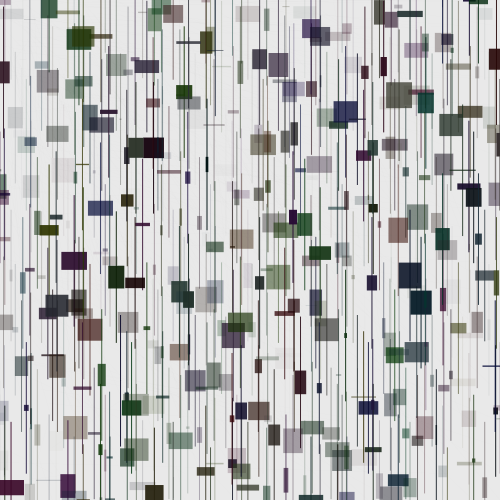
Frame 1 (no input)
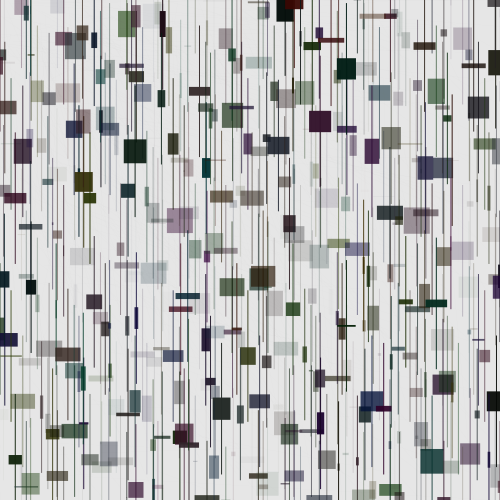
Frame 60 (the mouse pressed at the canvas centre just before this capture)
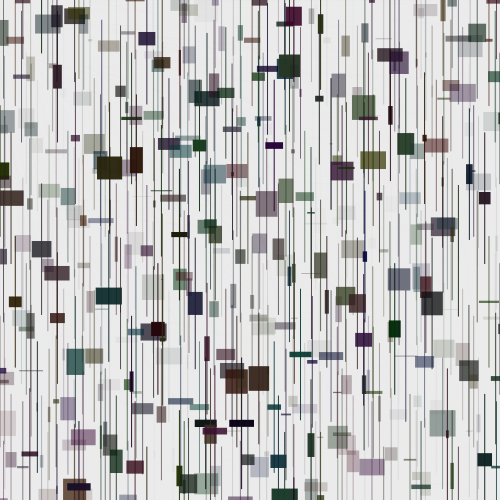
Frame 120 (the mouse held since frame 60 and released just before this capture)

The Processing sketch that drew these frames (run headless with seeded random() and noise(); from frame 60 on, the mouse is pressed at the canvas centre):

// Processing sketch: processing_151146
// ── processing_151146.pde

/*
 * Creative Coding
 * Week 2, 05 - Moving Patterns 1
 * by Indae Hwang and Jon McCormack
 * Copyright (c) 2014 Monash University
 *
 * This sketch builds on the previous sketches, drawing shapes based on the
 * current framerate. The movement of individual shapes combine to create a
 * gestalt field of motion. Use the arrow keys on your keyboard to change the
 * frame rate. 
 * 
 */

// variable used to store the current frame rate value
int frame_rate_value;

void setup() {
  size(500, 500);

  frame_rate_value = 9;
  frameRate(frame_rate_value);
  rectMode(CENTER);
  background(random(230,245));
}


void draw() {

  background(random(230,245));

  int num = 20;
  int margin = 0;
  float gutter = 0; //distance between each cell
  float cellsize = ( width - (2 * margin) - gutter * (num - 1) ) / (num - 1);

  int circleNumber = 0; // counter
  for (int i=0; i<num; i++) {
    for (int j=0; j<num; j++) {
      circleNumber = (i * num) + j; // different way to calculate the circle number from w2_04

      float tx = margin + cellsize * i + gutter * i;
      float ty = margin + cellsize * j + gutter * j;

      movingCircle(tx, ty, cellsize, circleNumber);
    }
  }
} //end of draw 


void movingCircle(float x, float y, float size, int circleNum) {

  float finalAngle;
  finalAngle = frameCount + circleNum;

  //the rotating angle for each tempX and tempY postion is affected by frameRate and angle;  
  float tempX = x + (size / 2) * tan(PI / frame_rate_value * finalAngle);
  float tempY = y + (size / 2) * cos(PI*5 / frame_rate_value * finalAngle);

  noStroke();
  fill(random(60), random(60), random(60), random(255));
  rect(tempX, tempY, random(size), random(size));
  rect(tempX, tempY, 1, size*5);
  stroke(0);
  fill(random(255), random(255));
  stroke(0, 1);
  line(x, y, random(tempX), random(tempY));
}


/*
 * keyReleased function
 *
 * called automatically by Processing when a keyboard key is released
 */
void keyReleased() {

  // right arrow -- increase frame_rate_value
  if (keyCode == RIGHT && frame_rate_value < 60) {
    frame_rate_value++;
  }

  // left arrow -- decrease frame_rate_value
  if ( keyCode == LEFT && frame_rate_value > 1) {
    frame_rate_value--;
  }

  // set the frameRate and print current value on the screen
  frameRate(frame_rate_value);
  println("Current frame Rate is: " + frame_rate_value);
}
